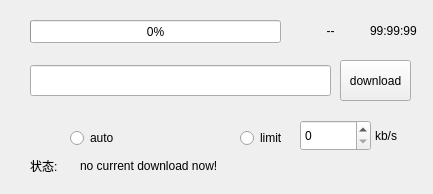
<?xml version="1.0" encoding="UTF-8"?>
<ui version="4.0">
 <class>Downloader</class>
 <widget class="QMainWindow" name="Downloader">
  <property name="geometry">
   <rect>
    <x>0</x>
    <y>0</y>
    <width>433</width>
    <height>194</height>
   </rect>
  </property>
  <property name="windowTitle">
   <string>MainWindow</string>
  </property>
  <widget class="QWidget" name="centralWidget">
   <widget class="QProgressBar" name="progressBar">
    <property name="geometry">
     <rect>
      <x>30</x>
      <y>20</y>
      <width>251</width>
      <height>23</height>
     </rect>
    </property>
    <property name="value">
     <number>0</number>
    </property>
    <property name="alignment">
     <set>Qt::AlignCenter</set>
    </property>
   </widget>
   <widget class="QPushButton" name="downloadButton">
    <property name="geometry">
     <rect>
      <x>340</x>
      <y>60</y>
      <width>71</width>
      <height>41</height>
     </rect>
    </property>
    <property name="text">
     <string>download</string>
    </property>
   </widget>
   <widget class="QLineEdit" name="pathEdit">
    <property name="geometry">
     <rect>
      <x>30</x>
      <y>65</y>
      <width>301</width>
      <height>31</height>
     </rect>
    </property>
   </widget>
   <widget class="QSpinBox" name="limitValueBox">
    <property name="geometry">
     <rect>
      <x>300</x>
      <y>120</y>
      <width>71</width>
      <height>31</height>
     </rect>
    </property>
    <property name="minimum">
     <number>0</number>
    </property>
    <property name="maximum">
     <number>10240</number>
    </property>
   </widget>
   <widget class="QLabel" name="restOfTime">
    <property name="geometry">
     <rect>
      <x>370</x>
      <y>20</y>
      <width>51</width>
      <height>21</height>
     </rect>
    </property>
    <property name="text">
     <string>99:99:99</string>
    </property>
   </widget>
   <widget class="QLabel" name="downloadSpeed">
    <property name="geometry">
     <rect>
      <x>300</x>
      <y>20</y>
      <width>61</width>
      <height>21</height>
     </rect>
    </property>
    <property name="text">
     <string>--</string>
    </property>
    <property name="alignment">
     <set>Qt::AlignCenter</set>
    </property>
   </widget>
   <widget class="QRadioButton" name="autoButton">
    <property name="geometry">
     <rect>
      <x>70</x>
      <y>130</y>
      <width>51</width>
      <height>16</height>
     </rect>
    </property>
    <property name="text">
     <string>auto</string>
    </property>
   </widget>
   <widget class="QRadioButton" name="limitButton">
    <property name="geometry">
     <rect>
      <x>240</x>
      <y>130</y>
      <width>51</width>
      <height>16</height>
     </rect>
    </property>
    <property name="text">
     <string>limit</string>
    </property>
   </widget>
   <widget class="QLabel" name="SpeedLabel">
    <property name="geometry">
     <rect>
      <x>375</x>
      <y>125</y>
      <width>31</width>
      <height>21</height>
     </rect>
    </property>
    <property name="text">
     <string>kb/s</string>
    </property>
   </widget>
   <widget class="QLabel" name="downloadStatusLabel">
    <property name="geometry">
     <rect>
      <x>80</x>
      <y>155</y>
      <width>331</width>
      <height>21</height>
     </rect>
    </property>
    <property name="text">
     <string>no current download now!</string>
    </property>
   </widget>
   <widget class="QLabel" name="state">
    <property name="geometry">
     <rect>
      <x>30</x>
      <y>155</y>
      <width>41</width>
      <height>21</height>
     </rect>
    </property>
    <property name="text">
     <string>状态:</string>
    </property>
   </widget>
  </widget>
  <widget class="QMenuBar" name="menuBar">
   <property name="geometry">
    <rect>
     <x>0</x>
     <y>0</y>
     <width>433</width>
     <height>21</height>
    </rect>
   </property>
  </widget>
 </widget>
 <layoutdefault spacing="6" margin="11"/>
 <resources/>
 <connections/>
</ui>
